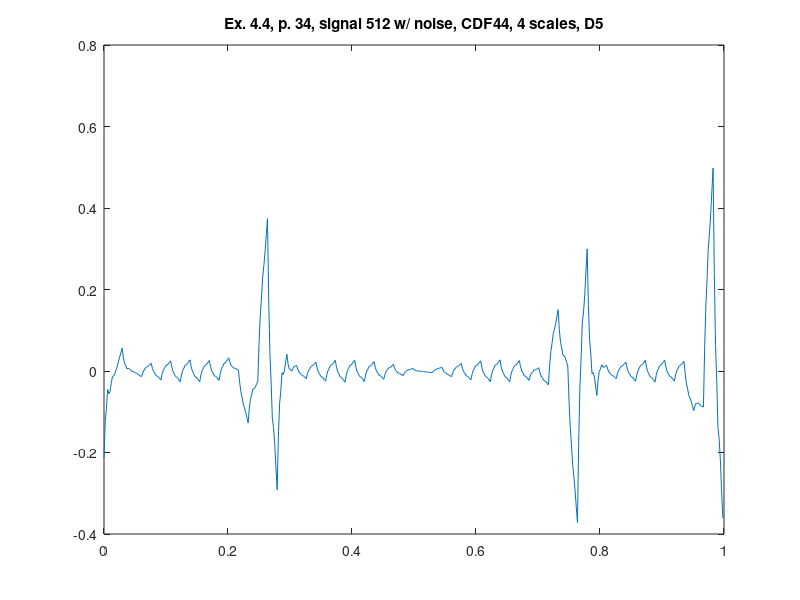

The MATLAB script that drew this image:
%% ========================================================================
%% Programmatic octave notes on "Ripples in Mathematics" by A. Jensen
%% and A. la Cour-Harbo written with a deep gratitude to the authors for
%% this wonderful text. 
%% 
%% Reconstruction of graphs in ex 4.4, p.34, CDF44, 4 scales, D5.
%%
%% Author: Vladimir Kulyukin
%% 
%% NB: I have tested this code in Octave 4.
%% =========================================================================
t = (1.0/512)*[0:511];

%%y_ex_4_3_chirp_512_p33 = arrayfun(@(x) sin(x*x), t);

y_ex_4_4_512_with_noise_cdf44_d5_p34 = [
-0.2137157797359902
-0.12428460966579749
-0.09245534447994257
-0.04519169539783499
-0.055529951200065215
-0.050433823106042774
-0.029903311115767692
-0.013508429826165427
-0.011995855506647527
-0.00649557905298345
0.0029923995348267968
0.011411876556136711
0.023819055711592804
0.035157733300548555
0.04542790932300399
0.05598438947731456
0.03246119035608522
0.018069613775048454
0.01280965973420429
0.005102894808129679
0.006527752422247663
0.005505799151135203
0.002037034994792302
-7.761081608214222E-4
-0.001333666499186856
-0.0024956069677938703
-0.004261929566642465
-0.005866308461773026
-0.00807506948714517
-0.010121886808799278
-0.012006760426735355
-0.01393502672930198
-0.0042887459981505545
0.0022561442025600736
0.005699643872829902
0.009974158631144873
0.011147282859019048
0.013151422174938364
0.015986576578902824
0.018599061161127504
0.006451866260160818
-0.001740484442742533
-0.005977990947582546
-0.01127519476148454
-0.012617554377323195
-0.015019611302223831
-0.018481365536186452
-0.021659174731964475
-0.007469685546466542
0.0020662500630581563
0.006948632096609617
0.013077930052778066
0.014553674432973283
0.017276334735785485
0.021245910961214688
0.024881377072149147
0.00919761823495721
-0.001309569878989062
-0.006640187269689667
-0.013357862605246539
-0.014898967217557745
-0.01782712977472522
-0.02214235027674896
-0.026085909722593288
-0.009513433183201183
0.0015617880820589683
0.0071397540731871646
0.014190705175606746
0.015744401003894373
0.018771081943473385
0.023270747994343786
0.027375728874180588
0.010543116210098114
-6.792851724401012E-4
-0.00629147527343406
-0.013406916956685774
-0.014912147358393232
-0.017920629342358444
-0.022432362908581416
-0.026541301427317608
-0.010108846857279846
8.195580232106927E-4
0.006243913214154004
0.013143074074512264
0.014538185245323297
0.017408102085549278
0.02175282459519021
0.025702374116718562
0.010283520315838195
5.441454387751683E-5
-0.0049849431991634725
-0.0114148897354745
-0.01265508824286584
-0.015285875543527219
-0.019307251637458642
-0.02295602058722958
-0.006247135145611932
0.005006933242041247
0.010806184575729955
0.018067049733887956
0.01987309783808149
0.02314075976674431
0.027870035519876435
0.03220767302909583
0.02091284664833977
0.01380672634261131
0.010889312111910472
0.006849537471074644
0.006998468905266436
0.0060250399293232376
0.003929250543245051
0.0021341967226791974
-0.02748499929968259
-0.04964873888898443
-0.06435702204522634
-0.08106298873191206
-0.09031349898553788
-0.10156169276960747
-0.11480757008412093
-0.12751816970991894
-0.09102447705322
-0.06771503477776102
-0.05758984288354204
-0.04393194174686007
-0.04345829099141813
-0.0394519309935132
-0.03191286175314528
-0.02532037910138929
0.0648855736267092
0.13268736457148786
0.17808499373294673
0.22948579995134233
0.25848244438641815
0.29348226587843074
0.3344852644273801
0.37387971653190216
0.17666948917762437
0.04285729460975658
-0.02755686717170108
-0.11495848063999917
-0.13896206132188718
-0.1799530936906156
-0.23793157774618445
-0.29135828784080164
-0.16142899987557077
-0.08062980351787868
-0.04896069876772538
-0.0041272256472649795
-0.0084238441343434
4.43905748885282E-4
0.022476024002421074
0.04098076038226726
0.01723144287751903
0.0048040649880890084
0.00369862671397721
-4.405161368130426E-4
0.006742280627714923
0.010891372815564434
0.012006760426735496
0.013935026729302148
0.004288745998150609
-0.0022561442025600936
-0.005699643872829962
-0.00997415863114498
-0.011147282859019168
-0.013151422174938504
-0.015986576578902997
-0.018599061161127705
-0.006451866260160908
0.0017404844427425152
0.005977990947582563
0.011275194761484602
0.012617554377323266
0.015019611302223923
0.01848136553618657
0.02165917473196462
0.007469685546466623
-0.0020662500630581147
-0.006948632096609592
-0.013077930052778065
-0.014553674432973278
-0.017276334735785485
-0.021245910961214694
-0.024881377072149168
-0.009197618234957204
0.0013095698789890838
0.006640187269689693
0.013357862605246573
0.014898967217557782
0.017827129774725257
0.022142350276749004
0.026085909722593337
0.00951343318320118
-0.0015617880820590103
-0.007139754073187229
-0.014190705175606836
-0.015744401003894477
-0.018771081943473503
-0.023270747994343925
-0.027375728874180747
-0.010543116210098185
6.792851724400908E-4
0.006291475273434079
0.013406916956685833
0.014912147358393298
0.017920629342358527
0.022432362908581523
0.02654130142731774
0.010108846857279911
-8.195580232106697E-4
-0.006243913214153999
-0.013143074074512285
-0.014538185245323321
-0.01740810208554931
-0.021752824595190255
-0.025702374116718617
-0.010283520315838218
-5.44145438775151E-5
0.004984943199163484
0.011414889735474526
0.012655088242865868
0.01528587554352725
0.01930725163745868
0.02295602058722963
0.009165280234262786
4.7442315359583036E-5
-0.004397493169479975
-0.010094529087836313
-0.01111866257212901
-0.013394896489938486
-0.016923230841264743
-0.020116065892587513
-0.00845835167383561
-7.798301391588112E-4
0.002919498711442878
0.007685049028270323
0.00847140666102266
0.010323985760000749
0.013242786325204597
0.015875893709580525
0.006826382779051299
9.072199914819507E-4
-0.001881594653127518
-0.00550918355467135
-0.006006424313255303
-0.0073424393287736195
-0.0095172286012263
-0.011467268988901403
-0.005345475664640394
-0.001386523664930975
4.0958701022684985E-4
0.002785229271654934
0.002998030208531425
0.0037903627316781745
0.005162226841095183
0.0063788059299827475
0.003448230427043266
0.0016288816478708622
9.207595924655392E-4
-8.511476618105557E-5
2.023759893942955E-5
-1.721623391813566E-4
-6.62314580543414E-4
-0.0010726843327074657
-0.001418799442361321
-0.0017821315315857337
-0.002162680600380704
-0.00253861639340364
-0.002931769165997135
-0.003320308662818595
-0.0037042348838680203
-0.004089397228435024
-4.5488374919540526E-4
0.0021025608392203216
0.0035829365368121556
0.005351911973892936
0.006043818520149826
0.007024324805895661
0.008293430831130443
0.00948520678923333
0.0027238761335681514
-0.0019064260276192534
-0.004405699694328885
-0.007475980725181547
-0.008415233261556436
-0.009925493162074353
-0.012006760426735303
-0.013935026729301902
-0.004288745998150423
0.002256144202560252
0.0056996438728301214
0.009974158631145135
0.011147282859019343
0.013151422174938693
0.01598657657890319
0.01859906116112791
0.006451866260160995
-0.0017404844427425128
-0.00597799094758261
-0.011275194761484707
-0.0126175543773234
-0.015019611302224088
-0.018481365536186782
-0.02165917473196487
-0.007469685546466711
0.0020662500630581355
0.006948632096609665
0.013077930052778205
0.014553674432973432
0.01727633473578567
0.02124591096121492
0.024881377072149432
0.00919761823495736
-0.0013095698789889962
-0.006640187269689636
-0.013357862605246556
-0.014898967217557763
-0.017827129774725246
-0.022142350276749018
-0.026085909722593364
-0.009513433183201286
0.0015617880820588395
0.007139754073187012
0.014190705175606569
0.015744401003894175
0.018771081943473163
0.02327074799434354
0.027375728874180317
0.010543116210097979
-6.792851724401455E-4
-0.006291475273434054
-0.01340691695668571
-0.014912147358393149
-0.01792062934235833
-0.02243236290858126
-0.026541301427317414
-0.010108846857279707
8.195580232108041E-4
0.0062439132141541105
0.01314307407451236
0.014538185245323406
0.017408102085549392
0.02175282459519033
0.025702374116718687
0.010283520315838292
5.441454387759663E-5
-0.004984943199163402
-0.011414889735474443
-0.012655088242865788
-0.015285875543527172
-0.0193072516374586
-0.02295602058722955
-0.012083425322913663
-0.0051018178727605425
-0.0020111982367702003
0.0021220084417843976
0.002364227306176222
0.0036490332131323
0.0059764261626526335
0.00802445875607872
-0.003996143300668726
-0.012247066064293662
-0.016728309534796093
-0.02221963552761502
-0.02394128222731144
-0.026673011449324355
-0.03041482319365378
-0.0338859841418397
0.013832233741580196
0.047834298906020506
0.06812021135148123
0.09208135584125447
0.10232634761204816
0.11624657142715435
0.13384202728657307
0.15045270768772123
0.1017154283825006
0.070488082107623
0.056770668863088486
0.03836148320355049
0.03746223057435561
0.03187120553015724
0.021588408070955405
0.012562767241424366
-0.07178203448079552
-0.13594512786722962
-0.17992651291787798
-0.2293155704189805
-0.2585229195842974
-0.2931379412000684
-0.3331606352662937
-0.3717343478664877
-0.1738318902929019
-0.03929303154658513
0.03188222837246262
0.12003571342680673
0.1448255996538818
0.18659371101625322
0.245340047513921
0.2995370822976723
0.1623387673739618
0.07642468183943796
0.041794825694100854
-0.006576598300521295
-0.003663792905956696
-0.01449255536067713
-0.0390628856646826
-0.05995117396073465
-0.02267919514465571
-9.91212932850656E-4
0.005112772674680518
0.015392477587176235
0.010088185895398064
0.00895961350858444
0.012006760426735364
0.013935026729301983
0.004288745998150516
-0.0022561442025601434
-0.005699643872829994
-0.00997415863114499
-0.01114728285901918
-0.013151422174938511
-0.015986576578902994
-0.018599061161127695
-0.006451866260160916
0.0017404844427424979
0.005977990947582543
0.011275194761484577
0.012617554377323245
0.0150196113022239
0.018481365536186546
0.021659174731964596
0.0074696855464666265
-0.002066250063058092
-0.006948632096609553
-0.013077930052778011
-0.014553674432973219
-0.017276334735785416
-0.021245910961214618
-0.024881377072149078
-0.009197618234957176
0.0013095698789890703
0.006640187269689658
0.01335786260524651
0.014898967217557709
0.01782712977472517
0.0221423502767489
0.026085909722593212
0.009513433183201137
-0.0015617880820589978
-0.00713975407318719
-0.014190705175606761
-0.015744401003894393
-0.018771081943473406
-0.023270747994343803
-0.0273757288741806
-0.010543116210098137
6.792851724400743E-4
0.006291475273434028
0.013406916956685737
0.014912147358393198
0.01792062934235841
0.022432362908581378
0.02654130142731757
0.010270158157979076
-5.401586545645777E-4
-0.005889649010313386
-0.01270236340516688
-0.014054251343225537
-0.016869363320388873
-0.021147699336656903
-0.025033965653301016
-0.009595051880288894
6.656954941138293E-4
0.0057482764699071515
0.012218342950481836
0.013510243032447121
0.016189628619193767
0.020256499710721777
0.02395159518173373
-0.008718617316563438
-0.031644774911975156
-0.04482687760450142
-0.06061989193926036
-0.06666885137113387
-0.07532872244524004
-0.08659950516157888
-0.09717069621187246
-0.08523920471208224
-0.07933728882912086
-0.07946494856298836
-0.07797698837962416
-0.08251860381308888
-0.08544459932932189
-0.08675497492832321
-0.08849825457942238
0.05467928075554523
0.15902540074853608
0.22454010539955022
0.30045965643240446
0.3375477921232821
0.38504077419599975
0.4429386026505577
0.49804846091973143
0.23949913196648417
0.06499452892808688
-0.0254653481954603
-0.1384449417559866
-0.16737980940166283
-0.21883439348431818
-0.29280869400395265
-0.36074885469052065
];

figure;
plot(t, y_ex_4_4_512_with_noise_cdf44_d5_p34);
xlim([0 1]);
title('Ex. 4.4, p. 34, signal 512 w/ noise, CDF44, 4 scales, D5');
